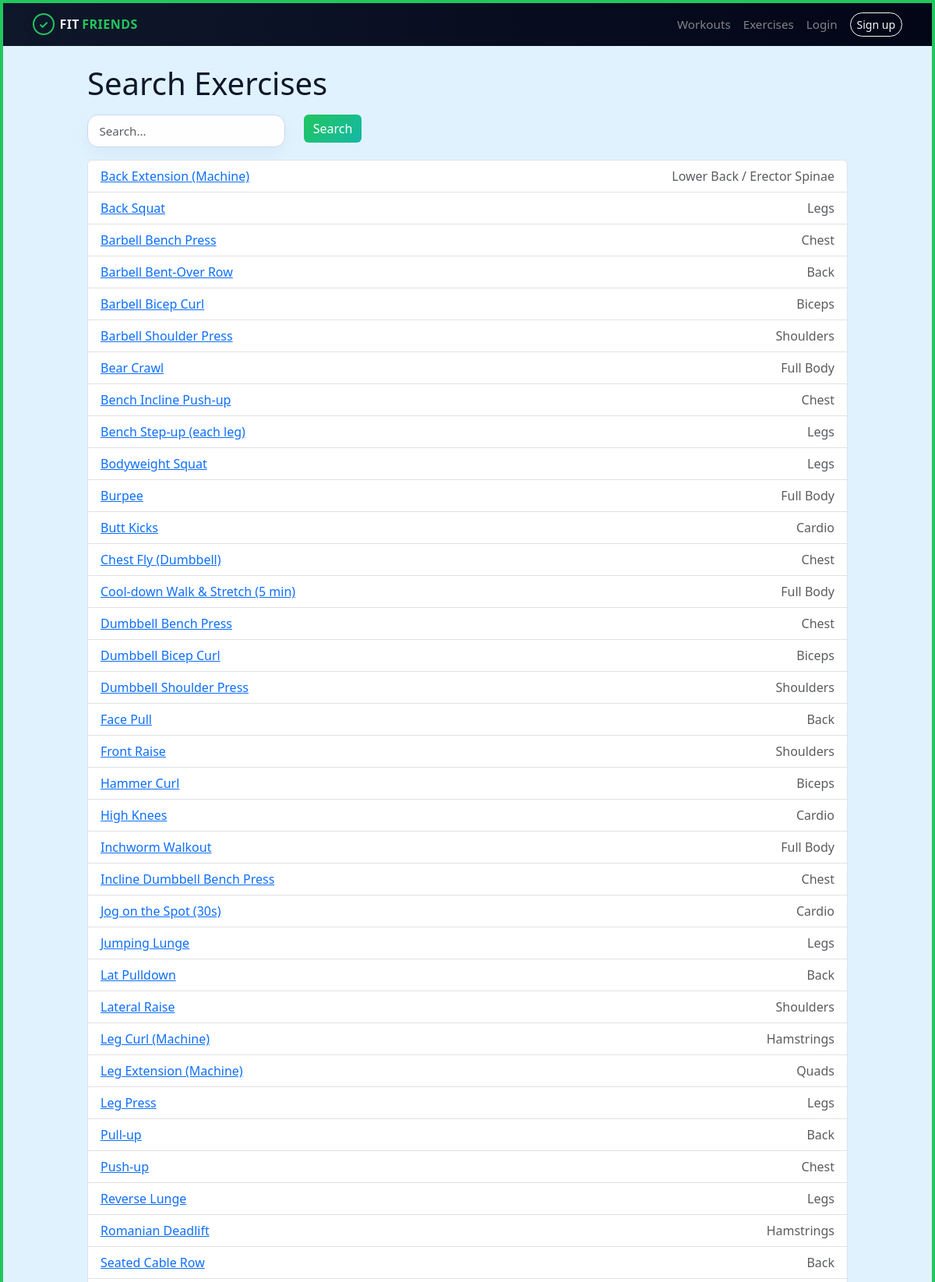
Page /exercises/search/ (upper part) on the committed database.
### tracker/models.py (models this page shows, shortened)
class Exercise(models.Model):
    name = models.CharField(max_length=150)
    muscle_group = models.CharField(max_length=100, blank=True)
    equipment = models.CharField(max_length=100, blank=True)
    description = models.TextField(blank=True)
    video_url = models.URLField(blank=True)
    created_by = models.ForeignKey(
        User,
        on_delete=models.SET_NULL,
        null=True,
        blank=True,
        related_name='exercises_created'
    )
    is_approved = models.BooleanField(default=True)

### tracker/views.py (the view)
# urls.py: path('exercises/search/', views.exercise_search, name='exercise_search'),
def exercise_search(request):
    query = request.GET.get('q', '').strip()
    exercises = Exercise.objects.filter(is_approved=True)
    if query:
        exercises = exercises.filter(
            name__icontains=query
        ) | exercises.filter(
            muscle_group__icontains=query
        )
    exercises = exercises.order_by('name')
    return render(request, 'tracker/exercise_search.html', {
        'query': query,
        'exercises': exercises,
    })

### tracker/templates/tracker/exercise_search.html (shortened to what this page needs)
{% extends "tracker/base.html" %}
{% block content %}
<h1 class="mb-3">Search Exercises</h1>
<form class="row mb-3" method="get">
  <div class="col-auto">
    <input type="text" name="q" class="form-control" placeholder="Search..." value="{{ query }}">
  </div>
  <div class="col-auto">
    <button type="submit" class="btn btn-primary">Search</button>
  </div>
</form>
<ul class="list-group">
  {% for exercise in exercises %}
    <li class="list-group-item d-flex justify-content-between align-items-center">
      <a href="{% url 'exercise_detail' exercise.pk %}">
        {{ exercise.name }}
      </a>
      <span class="text-muted">
        {{ exercise.muscle_group }}
      </span>
    </li>
  {% empty %}
    <li class="list-group-item">No exercises found.</li>
  {% endfor %}
</ul>
{% endblock %}

### tracker/static/tracker/style.css (style rules this page uses)
body { font-family: system-ui, -apple-system, BlinkMacSystemFont, "Segoe UI", sans-serif; background: radial-gradient(circle at top left, #e0f2fe 0, #f5f7fb 35%, #f8fafc 100%); color: #0f172a; min-height: 100vh; border: 4px solid #22c55e; background: #e0f2fe !important; }
.btn-primary { background: linear-gradient(135deg, #22c55e, #14b8a6); border: none; }
input[type="text"], input[type="number"], input[type="email"], input[type="password"], input[type="date"], input[type="url"], input[type="file"], select, textarea { width: 100%; border-radius: 14px; border: 1px solid #cbd5f5; background: rgba(255, 255, 255, 0.96); padding: 0.55rem 0.9rem; font-size: 0.95rem; color: #0f172a; box-shadow: 0 8px 20px rgba(15, 23, 42, 0.04); transition: border-color 0.15s ease, box-shadow 0.15s ease, background 0.15s ease, transform 0.08s ease; }

### rows in the picture
Exercise: name "Back Extension (Machine)", muscle_group "Lower Back / Erector Spinae"
Exercise: name "Back Squat", muscle_group "Legs"
Exercise: name "Barbell Bench Press", muscle_group "Chest"
Exercise: name "Barbell Bent-Over Row", muscle_group "Back"
Exercise: name "Barbell Bicep Curl", muscle_group "Biceps"
Exercise: name "Barbell Shoulder Press", muscle_group "Shoulders"
Exercise: name "Bear Crawl", muscle_group "Full Body"
Exercise: name "Bench Incline Push-up", muscle_group "Chest"
Exercise: name "Bench Step-up (each leg)", muscle_group "Legs"
Exercise: name "Bodyweight Squat", muscle_group "Legs"
Exercise: name "Burpee", muscle_group "Full Body"
Exercise: name "Butt Kicks", muscle_group "Cardio"
Exercise: name "Chest Fly (Dumbbell)", muscle_group "Chest"
Exercise: name "Cool-down Walk & Stretch (5 min)", muscle_group "Full Body"
Exercise: name "Dumbbell Bench Press", muscle_group "Chest"
Exercise: name "Dumbbell Bicep Curl", muscle_group "Biceps"
Exercise: name "Dumbbell Shoulder Press", muscle_group "Shoulders"
Exercise: name "Face Pull", muscle_group "Back"
Exercise: name "Front Raise", muscle_group "Shoulders"
Exercise: name "Hammer Curl", muscle_group "Biceps"
Exercise: name "High Knees", muscle_group "Cardio"
Exercise: name "Inchworm Walkout", muscle_group "Full Body"
Exercise: name "Incline Dumbbell Bench Press", muscle_group "Chest"
Exercise: name "Jog on the Spot (30s)", muscle_group "Cardio"
Exercise: name "Jumping Lunge", muscle_group "Legs"
Exercise: name "Lat Pulldown", muscle_group "Back"
Exercise: name "Lateral Raise", muscle_group "Shoulders"
Exercise: name "Leg Curl (Machine)", muscle_group "Hamstrings"
Exercise: name "Leg Extension (Machine)", muscle_group "Quads"
Exercise: name "Leg Press", muscle_group "Legs"
Exercise: name "Pull-up", muscle_group "Back"
Exercise: name "Push-up", muscle_group "Chest"
Exercise: name "Reverse Lunge", muscle_group "Legs"
Exercise: name "Romanian Deadlift", muscle_group "Hamstrings"
Exercise: name "Seated Cable Row", muscle_group "Back"
